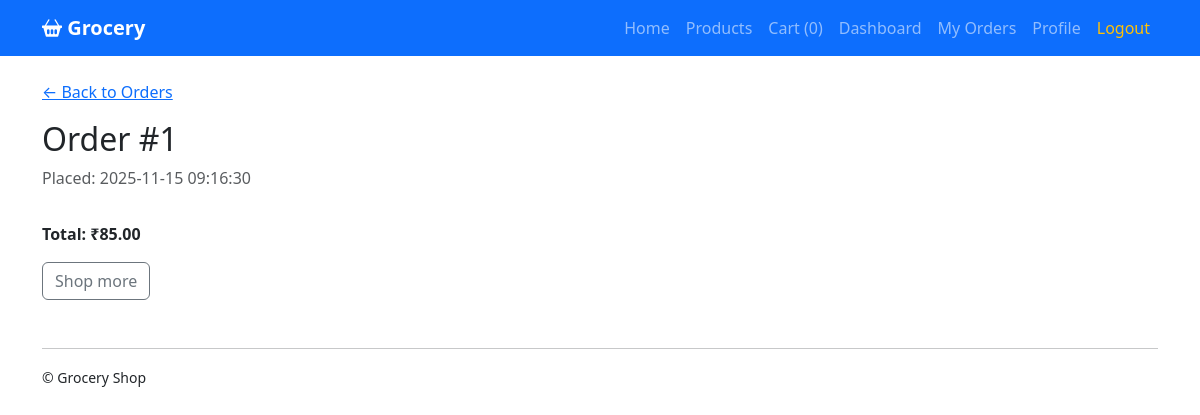
/orders/1 (signed in), run on the app's committed database.
### tables this page shows
CREATE TABLE orders (
    order_id INTEGER PRIMARY KEY AUTOINCREMENT,
    user_id INTEGER,
    total REAL,
    created_at DATETIME DEFAULT CURRENT_TIMESTAMP,
    FOREIGN KEY(user_id) REFERENCES users(user_id)
);

### app.py (the view)
@app.route("/orders/<int:oid>")
def order_detail(oid):
    if "user_id" not in session:
        return redirect("/login")
    conn = get_db()
    order = conn.execute("SELECT * FROM orders WHERE order_id = ? AND user_id = ?", (oid, session["user_id"])).fetchone()
    if not order:
        conn.close()
        return "Order not found", 404
    items = conn.execute("""SELECT oi.qty, oi.price, p.name FROM order_items oi
                            JOIN products p ON oi.product_id = p.product_id
                            WHERE oi.order_id = ?""", (oid,)).fetchall()
    conn.close()
    return render_template("order_detail.html", order=order, items=items)

### app.py (called while the page is built)
def get_db():
    BASE_DIR = os.path.dirname(os.path.abspath(__file__))
    db_path = os.path.join(BASE_DIR, "grocery.db")
    conn = sqlite3.connect(db_path)
    conn.row_factory = sqlite3.Row
    return conn

@app.context_processor
def inject_cart_count():
    cart = session.get("cart") or {}
    try:
        cart_count = sum(int(q) for q in cart.values())
    except Exception:
        cart_count = 0
    return {"cart_count": cart_count}

### templates/order_detail.html (shortened to what this page needs)
{% extends "base.html" %}
{% block content %}
<a href="/orders" class="mb-3 d-inline-block">&larr; Back to Orders</a>
<h2>Order #{{ order.order_id }}</h2>
<p class="text-muted">Placed: {{ order.created_at }}</p>
<p><strong>Total: ₹{{ '%.2f'|format(order.total) }}</strong></p>
<a href="/products" class="btn btn-outline-secondary">Shop more</a>
{% endblock %}

### templates/base.html (style rules this page uses)
body { padding-top: 0; }

### data on the page
orders: order_id "1", created_at "2025-11-15 09:16:30", total "85.00"

### other printed values
{{ cart_count }} "0"
